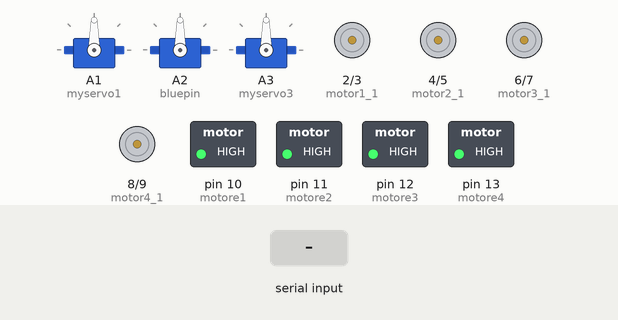
Simulated run of this sketch. Board: Arduino Uno, built with avr-gcc and run on an emulated ATmega328P. On the bench: 3 × servo, motor-driver pin pairs drawn as motors (green arrow = first pin HIGH = forward, orange = second pin HIGH = backward, longer = more drive), switched loads named in the sketch (green lamp = pin HIGH). The test bench sets the inputs (shaded band).

Above: at 1.2 s.
1.3 s: "1\n" received over Serial
At 3.28 s:
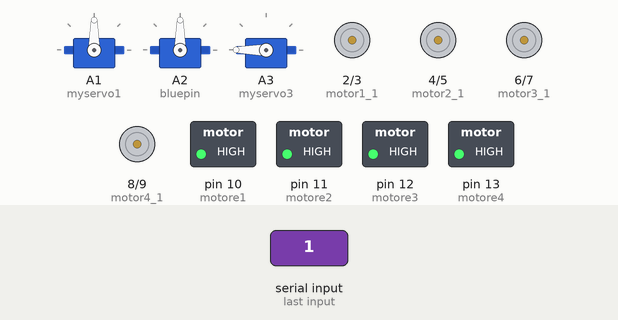
4.3 s: byte 1 (1) received over Serial
At 4.7 s:
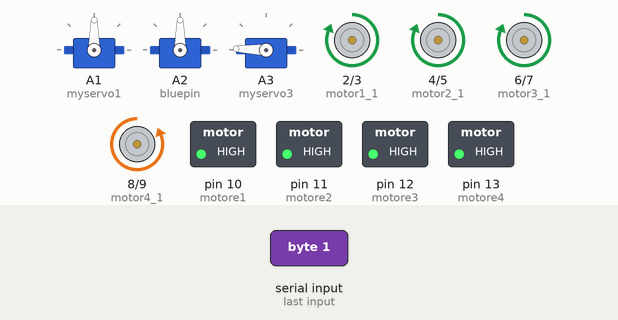
5.8 s: byte 2 (2) received over Serial
At 6.9 s:
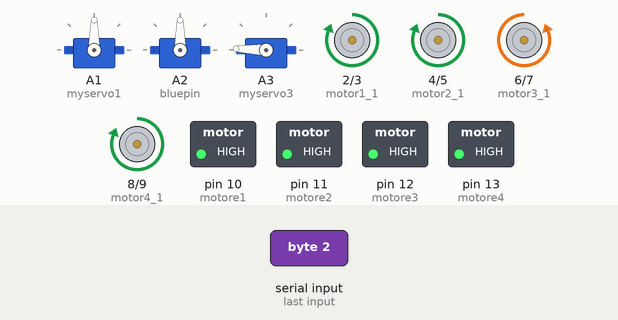
7.3 s: byte 3 (3) received over Serial
At 8.1 s:
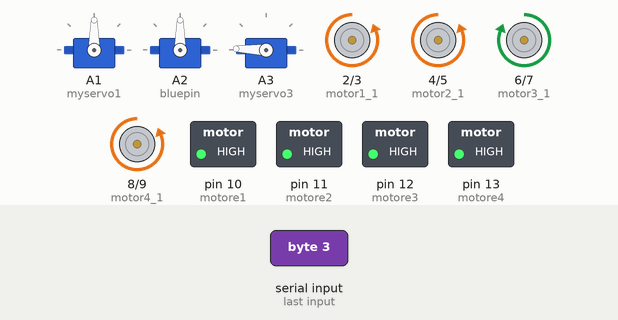
8.8 s: byte 4 (4) received over Serial
At 9.2 s:
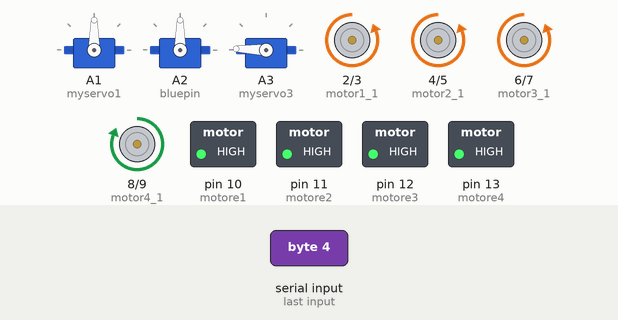
10.3 s: byte 6 (6) received over Serial
At 10.45 s:
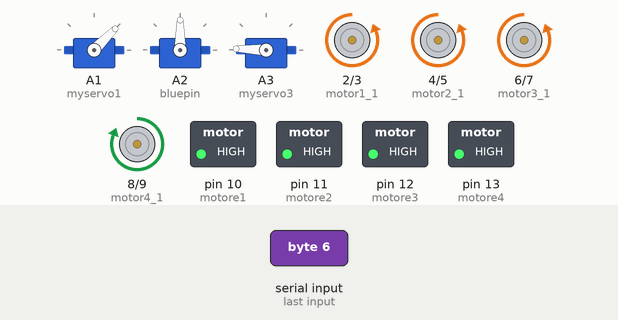
Timing chart, 0 to 14.3 s (numbered marks = the images above; inputs shaded):
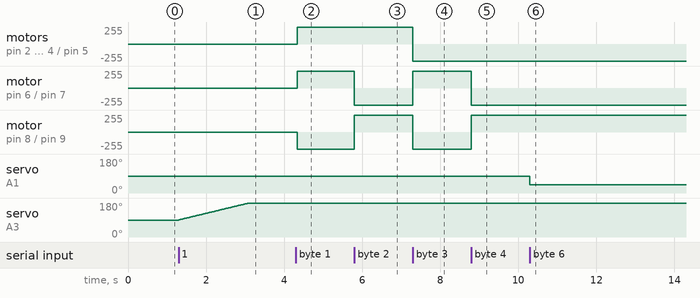

The sketch:

main.ino
```cpp
#include <DHT11.h>
#include <Servo.h>
#include <SoftwareSerial.h>
Servo myservo1, myservo2, myservo3;
DHT11 dht11(A0);
int data;
int bluepin = 16;
int motor1_1=2;
int motor1_2=3;
int motor2_1=4;
int motor2_2=5;
int motor3_1=6;
int motor3_2=7;
int motor4_1=8;
int motor4_2=9;
int motore1=10;
int motore2=11;
int motore3=12;
int motore4=13;
int pos=0;
int data1=0;
void setup() {
  Serial.begin(9600);
  pinMode(motor1_1,OUTPUT);
  pinMode(motor1_2,OUTPUT);
  pinMode(motor2_1,OUTPUT);
  pinMode(motor2_2,OUTPUT);
  pinMode(motore1,OUTPUT);
  pinMode(motore2,OUTPUT);
  pinMode(motor3_1,OUTPUT);
  pinMode(motor3_2,OUTPUT);
  pinMode(motor4_1,OUTPUT);
  pinMode(motor4_2,OUTPUT);
  pinMode(motore3,OUTPUT);
  pinMode(motore4,OUTPUT);
  digitalWrite(motore1,HIGH);
  digitalWrite(motore2,HIGH);
  digitalWrite(motore3,HIGH);
  digitalWrite(motore4,HIGH);
  digitalWrite(bluepin,HIGH);
  myservo1.attach(A1);
  myservo2.attach(A2);
  myservo3.attach(A3);
}

void loop() {
  // put your main code here, to run repeatedly:
  if(Serial.available()>0){
    data=Serial.read();
  }
  while(data==1){
    if(Serial.available()>0){
      data=Serial.read();
    }
    digitalWrite(motor1_1,HIGH);
    digitalWrite(motor1_2,LOW);
    digitalWrite(motor2_1,HIGH);
    digitalWrite(motor2_2,LOW);
    digitalWrite(motor3_1,HIGH);
    digitalWrite(motor3_2,LOW);
    digitalWrite(motor4_1,LOW);
    digitalWrite(motor4_2,HIGH);
  }
  while(data==2){
    if(Serial.available()>0){
      data=Serial.read();
    }
    digitalWrite(motor1_1,HIGH);
    digitalWrite(motor1_2,LOW);
    digitalWrite(motor2_1,HIGH);
    digitalWrite(motor2_2,LOW);
    digitalWrite(motor3_1,LOW);
    digitalWrite(motor3_2,HIGH);
    digitalWrite(motor4_1,HIGH);
    digitalWrite(motor4_2,LOW);
  }
  while(data==3){
    if(Serial.available()>0){
      data=Serial.read();
    }
    digitalWrite(motor1_1,LOW);
    digitalWrite(motor1_2,HIGH);
    digitalWrite(motor2_1,LOW);
    digitalWrite(motor2_2,HIGH);
    digitalWrite(motor3_1,HIGH);
    digitalWrite(motor3_2,LOW);
    digitalWrite(motor4_1,LOW);
    digitalWrite(motor4_2,HIGH);
  }
  while(data==4){
    if(Serial.available()>0){
      data=Serial.read();
    }
    digitalWrite(motor1_1,LOW);
    digitalWrite(motor1_2,HIGH);
    digitalWrite(motor2_1,LOW);
    digitalWrite(motor2_2,HIGH);
    digitalWrite(motor3_1,LOW);
    digitalWrite(motor3_2,HIGH);
    digitalWrite(motor4_1,HIGH);
    digitalWrite(motor4_2,LOW);
  }
  while(data==0){
    if(Serial.available()>0){
      data=Serial.read();
    }
    digitalWrite(motor1_1,LOW);
    digitalWrite(motor1_2,LOW);
    digitalWrite(motor2_1,LOW);
    digitalWrite(motor2_2,LOW);
    digitalWrite(motor3_1,LOW);
    digitalWrite(motor3_2,LOW);
    digitalWrite(motor4_1,LOW);
    digitalWrite(motor4_2,LOW);
  }
  while(data==6){
    if(Serial.available()>0){
      data=Serial.read();
    }
    pos=myservo1.read();
    pos=pos+1;
    if(pos>45){
      pos=45-1;
    }
    myservo1.write(pos);
    delay(20);
  }
  while(data==7){
    if(Serial.available()>0){
      data=Serial.read();
    }
    pos=myservo1.read();
    pos=pos-1;
    if(pos<=20){
      pos=pos+1;
    }
    myservo1.write(pos);
    delay(20);
  }
  while(data==8){
    if(Serial.available()>0){
      data=Serial.read();
    }
    pos=myservo2.read();
    pos=pos+1;
    if(pos>180){
      pos=180-2;
    }
    myservo2.write(pos);
    delay(20);
  }
  while(data==9){
    if(Serial.available()>0){
      data=Serial.read();
    }
    pos=myservo2.read();
    pos=pos-1;
    if(pos<=0){
      pos=pos+1;
    }
    myservo2.write(pos);
    delay(20);
  }
  while(data==10){
    if(Serial.available()>0){
      data=Serial.read();
    }
    pos=myservo3.read();
    pos=pos+1;
    if(pos>180){
      pos=180-2;
    }
    myservo3.write(pos);
    delay(20);
  }
  while(data==11){
    if(Serial.available()>0){
      data=Serial.read();
    }
    pos=myservo3.read();
    pos=pos-1;
    if(pos<=0){
      pos=pos+1;
    }
    myservo3.write(pos);
    delay(20);
  }
  if(data==5){
    int hum = dht11.readTemperature();
    int temp = dht11.readHumidity();
    Serial.println("Humidity:");
    Serial.print(hum);
    Serial.println("Temperature:");
    Serial.print(temp);
    delay(300);
  }
}
```

Measured:
- after the input at 4.3 s, motor on pin 2 (motor1_1) / pin 3 (motor1_2), motor on pin 4 (motor2_1) / pin 5 (motor2_2), motor on pin 6 (motor3_1) / pin 7 (motor3_2): stopped → forward 255/255 at once; motor on pin 8 (motor4_1) / pin 9 (motor4_2): stopped → backward 255/255 at once; servo on A3 (myservo3): goes on until 4.3 s, then stays 178°
- after the input at 5.8 s, motor on pin 6 (motor3_1) / pin 7 (motor3_2): forward 255/255 → backward 255/255 at once; motor on pin 8 (motor4_1) / pin 9 (motor4_2): backward 255/255 → forward 255/255 at once
- after the input at 7.3 s, motor on pin 2 (motor1_1) / pin 3 (motor1_2), motor on pin 4 (motor2_1) / pin 5 (motor2_2), motor on pin 8 (motor4_1) / pin 9 (motor4_2): forward 255/255 → backward 255/255 at once; motor on pin 6 (motor3_1) / pin 7 (motor3_2): backward 255/255 → forward 255/255 at once
- after the input at 8.8 s, motor on pin 6 (motor3_1) / pin 7 (motor3_2): forward 255/255 → backward 255/255 at once; motor on pin 8 (motor4_1) / pin 9 (motor4_2): backward 255/255 → forward 255/255 at once
- after the input at 10.3 s, servo on A1 (myservo1): alternates 45° for 0.02 s and 44° for 0.02 s, starting at once
